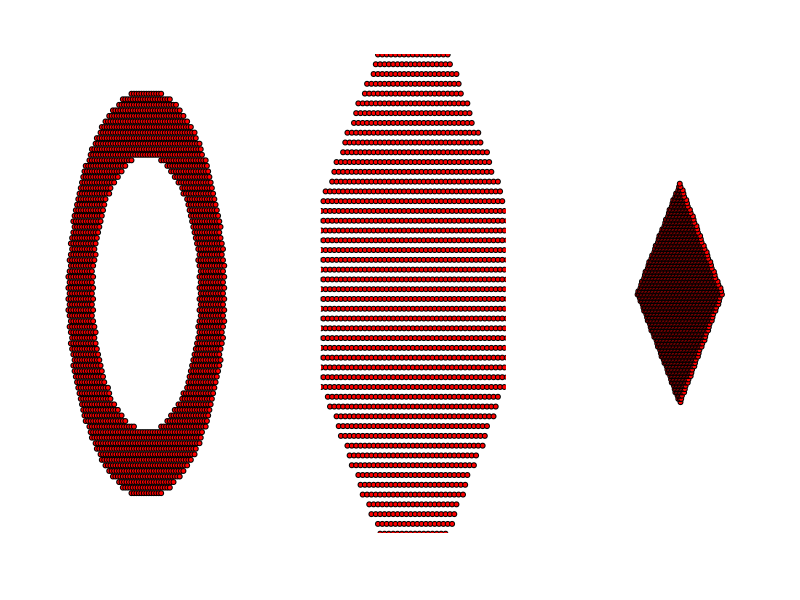
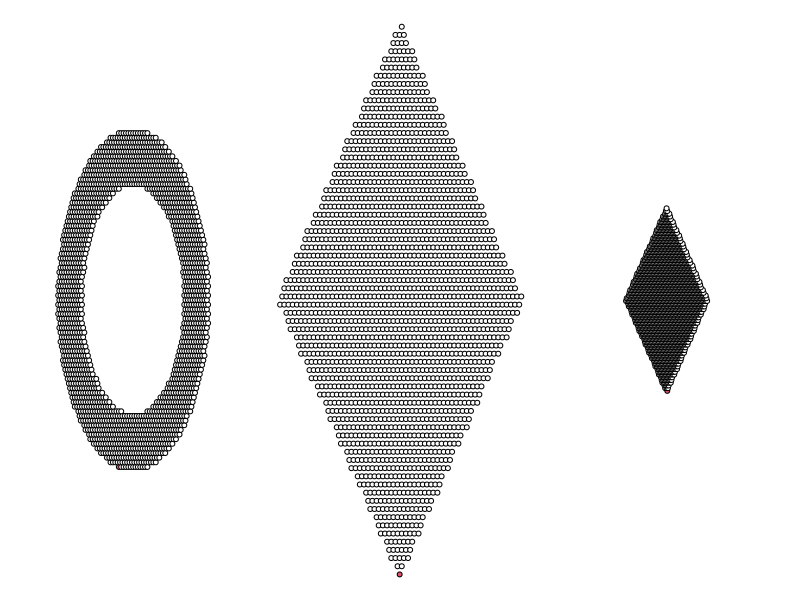
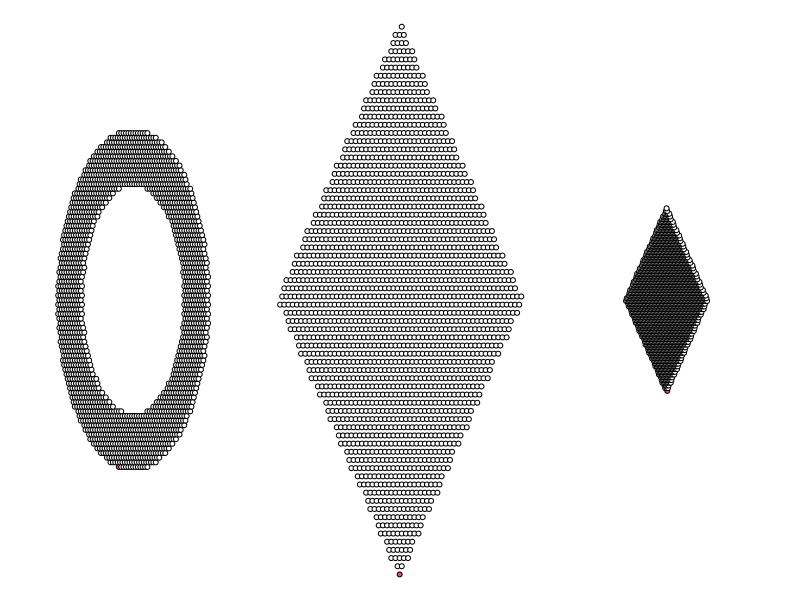

Recreate these plots in R, in order. (Note: this script raises an error after producing the figures.)
library(sf)
library(igraph)

#' Create n points within a square positioned using h, v, and n.
#' 
#' @param h A numeric value indicating the horizontal distance of the square from the origin.
#' @param v A numeric value indicating the vertical distance of the square from the origin.
#' @param n An integer indicating the number of points to generate within the square.
#' 
#' @return An object of class "sf" containing n points within a square.
#' 
#' @importFrom sf st_polygon st_sample
#' @export
createPolyPoints <- function(h,v=0,n){
    square <- st_polygon(list(rbind(c(-h,v), c(v,h), c(h,v), c(v,-h), c(-h,v))))
    st_sample(square,size = n,type="hexagonal")
}

#' Create n points within two circles with a distance of m.
#' 
#' @param m A numeric value indicating the distance between the two circles.
#' @param n An integer indicating the number of points to generate within the two circles.
#' 
#' @return An object of class "sf" containing n points within two circles with a distance of m.
#' 
#' @importFrom sf st_polygon st_sample st_difference
#' @export
createFringePoints <- function(m,n){
    # create circle polygon inside the square polygon
    center <- c(0, 0)
    radius <- 0.92
    theta <- seq(0, 2*pi, length.out = 50+1)[-1] # create n points evenly spaced around the circle
    circle_poly_coords <- center + radius * cbind(cos(theta), sin(theta))
    circle_poly1 <- st_polygon(list(rbind(circle_poly_coords, circle_poly_coords[1,])))
    radius <- radius-m 
    circle_poly_coords <- center + radius * cbind(cos(theta), sin(theta))
    circle_poly2 <- st_polygon(list(rbind(circle_poly_coords, circle_poly_coords[1,])))
    fringe=st_difference(circle_poly1,circle_poly2)
    st_sample(fringe,size = n,type="hexagonal")
}


#' Convert spatial points to an igraph graph.
#' 
#' @param points An object of class "sf" containing the spatial points.
#' @param contagious_period An integer indicating the duration (in time steps) that an individual is contagious.
#' 
#' @return An object of class "igraph" representing the graph.
#' 
#' @importFrom igraph graph.adjacency E V neighbors
#' @importFrom sf st_distance
#' @export
toGraph <- function(points,contagious_period=10){
    distances <- as.matrix(st_distance(points))
    g <- graph.adjacency(distances, mode = "undirected", weighted = TRUE)
    E(g)$width=log(1/E(g)$weight) #when drowing the graph we draw only the shorter edge ie the link between very close nodes
    V(g)$state=0
    V(g)$state[1]=contagious_period # the node "1" become contagious for `contagious_period` time step.
    g
}


#' the main function
#'
#' @param g A graph object representing the network
#' @param prob_diffuse The probability of the culture diffusing to a visited individual
#' @param nvisits The number of neighbors visited by each contagious individual in each time step
#' @param contagious_period The length of time that an individual remains contagious
#'
#' @return A graph object representing the network, with updated states and colors
#' @export
diffuse_culture <- function(g, prob_diffuse,nvisits=1,contagious_period=10) {

    #for all node in the graph of state > 0, which correspond to "contagious" individual we will see if they visit other indivdiual
    for (v in V(g)[V(g)$state>0]) {
        neighbors <- neighbors(g, v) #get all the neighbors of the node v
        probas=1/((E(g)[.from(v)]$weight+1)^4)    #this is where the probablilty of visiting someone is defined, very important. Here it is defined as depending on the invert of the squared distance. I added + 1 on the distance because the spatial geography of the model is very small and distance are ofen <1 so adding one simplify 
        visit <- sample(neighbors, 1,prob=probas)  #we sample the `nvisits` neighbors given these probability
        if (V(g)$state[visit]==0 && runif(1) < prob_diffuse) V(g)$state[visit] <- contagious_period
    }
  V(g)$state[V(g)$state==1]=-1 #here I decided that once individual are going to be not contagious again I put them in a "resistant" stat, so they won't be contaminated again. We could imagine this resistant state to be also -n and then at each time state we can increase this resistance ; when it reaches 0 they can be contaminated again 
  V(g)$state[V(g)$state>0]=V(g)$state[V(g)$state>0]-1 #decrease the time left for contagious people
  V(g)$color[V(g)$state==0]=1 #just some estetic
  V(g)$color[V(g)$state>0]=3 #just some estetic
  V(g)$color[V(g)$state<0]=2 #just some estetic
  return(g)
}

n=2000

#let's draw 3 maps

scenarios <- list( createFringePoints(.3,n), createPolyPoints(h=1.5,n=n), createPolyPoints(h=.5,n=n))

par(mfrow=c(1,3))
for(i in 1:3){
    plot(0,0,xlim=c(-1,1),ylim=c(-1,1),type="n",ann=F,axes=F)
    plot(scenarios[[i]],add=T,pch=21,bg="red")
}


# convert these maps as graph where we will run the simulation:
graphs=lapply(scenarios,toGraph)

# Run diffusion simulation for 25 time steps on each graph
prob_diffuse <- .5
par(mfrow=c(1,3))
par(mar=c(0,0,0,0))
for (t in 1:500) {
    st=Sys.time()
    #update 3 scenarios
    graphs=lapply(graphs, diffuse_culture,prob_diffuse=prob_diffuse)
    print(Sys.time()-st)
    #plots 3 scenarios
    lapply(1:length(graphs),function(i){
               plot(0,0,xlim=c(-1.5,1.5),ylim=c(-1.5,1.5),type="n",ann=F,axes=F)
               plot(scenarios[[i]],bg=ifelse(V(graphs[[i]])$state==0,0,2),add=T,pch=21)
               #plot(graphs[[i]],layout=st_coordinates(scenarios[[i]]),add=T,rescale=F)
})
    #Sys.sleep(1)
}


#Final result after 25 time step:
pdf("network.pdf",width=24,height=8)

par(mfrow=c(1,3))
par(mar=c(0,0,0,0))
for(i in 1:3){
    plot(0,0,xlim=c(-1.5,1.5),ylim=c(-1.5,1.5),type="n",ann=F,axes=F)
    plot(graphs[[i]],layout=st_coordinates(scenarios[[i]]),add=T,rescale=F)
}
dev.off()



#reset the state of the graph:


# below example to run in parallel multiple runs


#run multiple simulation
library(parallel)


for(n in c(50,200)){
    for(prob_diffuse in c(.25,.5)){
        scenarios <- list( createFringePoints(.3,n), createPolyPoints(h=1.5,n=n), createPolyPoints(h=.5,n=n))
        graphs=lapply(scenarios,toGraph)

        st=Sys.time()
        cl <- makeCluster(10,type="FORK")
        #below the while loop run until only 2 individuals are still contagious and return the number of time step neede to do so.
        bigg=parSapply(cl,1:1000,function(i){print(i);lapply(graphs,function(gt){ t=0; crve=c();while( sum(V(gt)$state<0)<.9*n && t < 500 ){gt=diffuse_culture(gt,prob_diffuse);t=t+1;ni=sum(V(gt)$state>0); crve=c(crve,ni)}; return(list(t,crve)) })})
        saveRDS(file=paste0("result_good_n",n,"_p",prob_diffuse,".rds"),bigg)
        stopCluster(cl)
        print(Sys.time()-st)
    }
}


boxplot(t(bigg))
